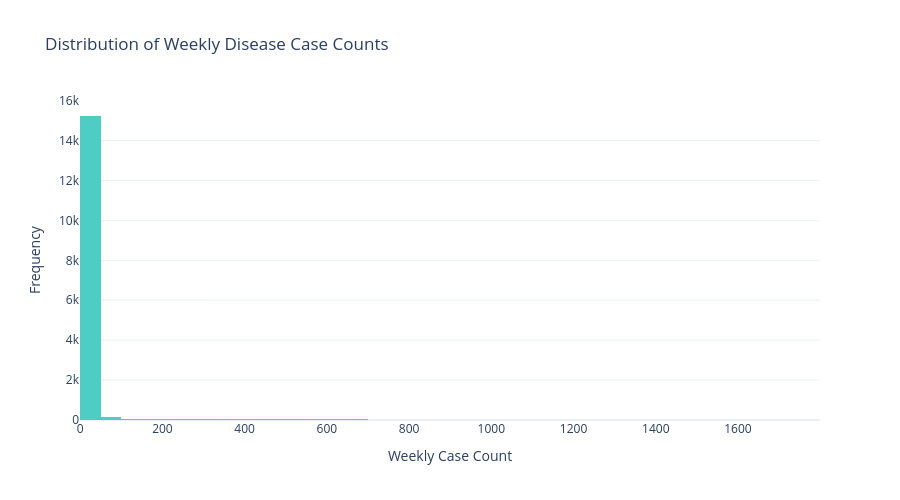

Notebook code cell kept with this figure:
### Markdown cell above
## 10. Visualization: Case Count Distribution

Histogram showing the distribution of weekly case counts across all diseases.

### Code cell
import plotly.express as px
import plotly.graph_objects as go

# Create histogram of case count distribution
fig = px.histogram(
    df.to_pandas(),
    x='case_count',
    nbins=50,
    title='Distribution of Weekly Disease Case Counts',
    labels={'case_count': 'Weekly Case Count', 'count': 'Frequency'},
    color_discrete_sequence=['#4ECDC4']
)

fig.update_layout(
    template='plotly_white',
    showlegend=False,
    height=500,
    xaxis_title='Weekly Case Count',
    yaxis_title='Frequency'
)

fig.show()

# Save figure
fig_path = FIGURES_PATH / "01_case_count_distribution.png"
fig.write_image(fig_path)
print(f"✓ Figure saved to: {fig_path}")

### Figure 1 — Plotly figure (JSON) as saved in the notebook; plotly's stock layout.template omitted (floating-point values rounded to 4 significant figures; data arrays with more than 128 entries replaced by an {"elided": "..."} marker saying what was removed)
{"data": [{"alignmentgroup": "True", "bingroup": "x", "hovertemplate": "Weekly Case Count=%{x}<br>count=%{y}<extra></extra>", "legendgroup": "", "marker": {"color": "#4ECDC4", "pattern": {"shape": ""}}, "name": "", "nbinsx": 50, "offsetgroup": "", "orientation": "v", "showlegend": false, "type": "histogram", "x": {"elided": "16066 int values"}, "xaxis": "x", "yaxis": "y"}], "layout": {"barmode": "relative", "height": 500, "legend": {"tracegroupgap": 0}, "showlegend": false, "title": {"text": "Distribution of Weekly Disease Case Counts"}, "xaxis": {"anchor": "y", "domain": [0, 1], "title": {"text": "Weekly Case Count"}}, "yaxis": {"anchor": "x", "domain": [0, 1], "title": {"text": "Frequency"}}}}
